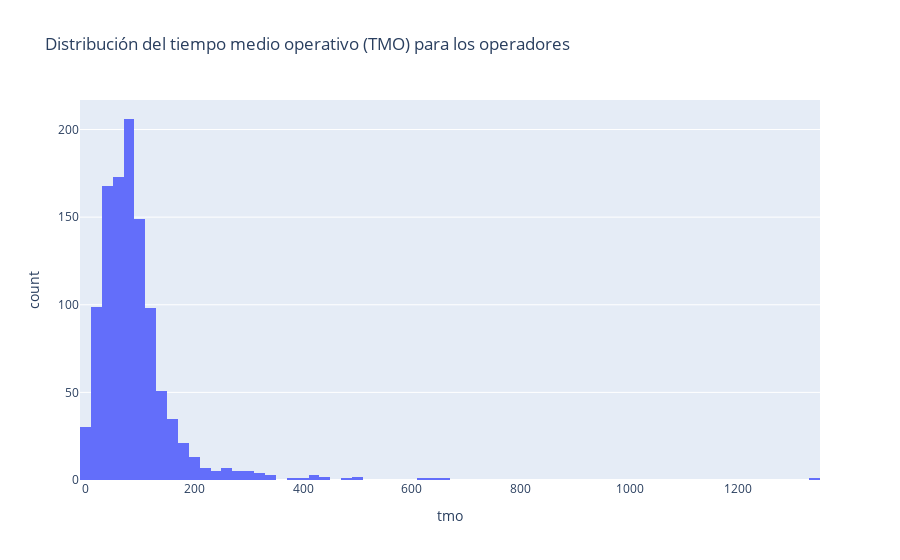

Notebook cell for this chart:
### Code cell
# se grafica un histograma para la distribución del tiempo medio operativo (tmo)
fig8 =  px.histogram(op_metrics,
                     x="tmo",
                     title= 'Distribución del tiempo medio operativo (TMO) para los operadores',
                     nbins= 80
                     )
fig8.show()

### Figure 1 — Plotly figure (JSON) as saved in the notebook; plotly's stock layout.template omitted (floating-point values rounded to 4 significant figures; data arrays with more than 128 entries replaced by an {"elided": "..."} marker saying what was removed)
{"data": [{"alignmentgroup": "True", "bingroup": "x", "hovertemplate": "tmo=%{x}<br>count=%{y}<extra></extra>", "legendgroup": "", "marker": {"color": "#636efa", "pattern": {"shape": ""}}, "name": "", "nbinsx": 80, "offsetgroup": "", "orientation": "v", "showlegend": false, "type": "histogram", "x": {"elided": "1093 float values"}, "xaxis": "x", "yaxis": "y"}], "layout": {"barmode": "relative", "legend": {"tracegroupgap": 0}, "title": {"text": "Distribución del tiempo medio operativo (TMO) para los operadores"}, "xaxis": {"anchor": "y", "domain": [0, 1], "title": {"text": "tmo"}}, "yaxis": {"anchor": "x", "domain": [0, 1], "title": {"text": "count"}}}}
